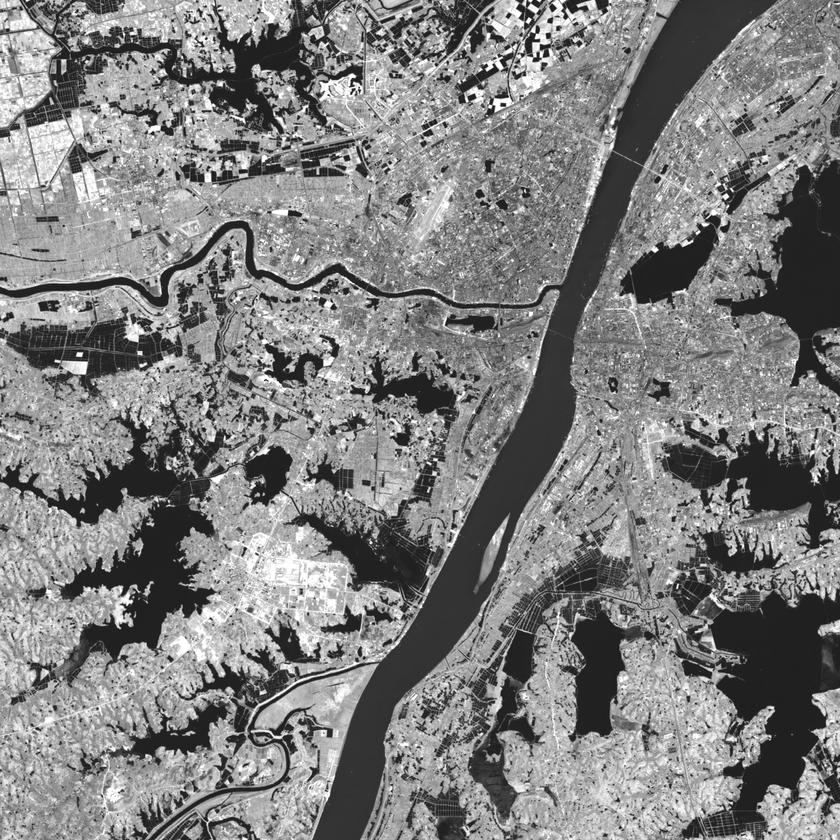
//> input picture DigitalImageProcessing/BasicDIP/ImageScaling/image.bmp, 840 x 840 px, shrunk from 1024 x 1024 before the run
$ ./ImageScaling   (built with g++ and OpenCV 4)
//> lines starting //> are read from the running program, lines starting //| are printed output that depends on the picture
/**
 * @file ImageScaling.cpp
 * @author Xiang Zheng
 * @date 2017.12.27
 * @brief The program completes the scaling of the image
 */
#include<iostream>
#include<cmath>
#include<opencv2\opencv.hpp>
using namespace std;
using namespace cv;
int main() {
    const char* input_file_name = "image.bmp";       /**< @variable input_file_name input file name */
    const char* output_file_name = "result.bmp";     /**< @variable output_file_name output file name */
    const unsigned char zero = 0;                    /**< @variable zero zero of the unsigned-char-type */

    Mat img = imread(input_file_name, 0);            /**< @variable img input image */
//> img is the input picture: 840 rows x 840 cols, CV_8UC1; min 10, max 255, mean 127.7
	if (img.empty()) {
		cout << "Can't open file!\n";
		exit(EXIT_FAILURE);
	}
    unsigned char* raw_image = img.data;             /**< @variable raw_image pointer to the input image data */
    int width = img.cols;                            /**< @variable width input image width */
//> width = 840
    int height = img.rows;                           /**< @variable height input image height */
//> height = 840

    /**< @variable scaling_ratio_1 scaling ratio for the width */
    /**< @variable scaling_ratio_2 scaling ratio for the height */
	double scaling_ratio_1, scaling_ratio_2;
	cin >> scaling_ratio_1 >> scaling_ratio_2;
//> the answer given: 0.5 0.5

    int nwidth = static_cast<int>(width*scaling_ratio_1 + 0.5);   /**< @variable nwidth output image width */
//> nwidth = 420
    int nheight = static_cast<int>(height*scaling_ratio_2 + 0.5); /**< @variable nheight output image height */
//> nheight = 420
    Mat new_img;                                                  /**< @variable new_img output image */
	new_img.create(nheight, nwidth, CV_8UC1);
    unsigned char* scaling_image = new_img.data;                  /**< @variable scaling_image pointer to the output image data */

	int x0, y0;
	for (int i = 0; i < nheight; i++) {
		for (int j = 0; j < nwidth; j++) {
			x0 = static_cast<int>(i / scaling_ratio_2 + 0.5);
			y0 = static_cast<int>(j / scaling_ratio_1 + 0.5);
			if (x0 >= 0 && x0 < height&&y0 >= 0 && y0 < width) {
				scaling_image[i*nwidth + j] = raw_image[x0*width + y0];
			}
			else {
				scaling_image[i*nwidth + j] = zero;
			}
		}
	}
//> this loop made 420 passes
//> x0 on passes 1 to 3: 0, 2, 4
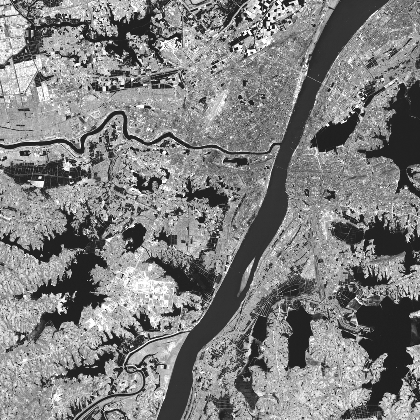
//> new_img: 420 rows x 420 cols, CV_8UC1; min 13, max 255, mean 127.7
//> after the loop, x0 = 838; y0 = 838

    /**< @brief dispaly and save the output image */
	namedWindow("display");
	imshow("display", new_img);
	imwrite(output_file_name, new_img);
	waitKey(0);
	return 0;
}
